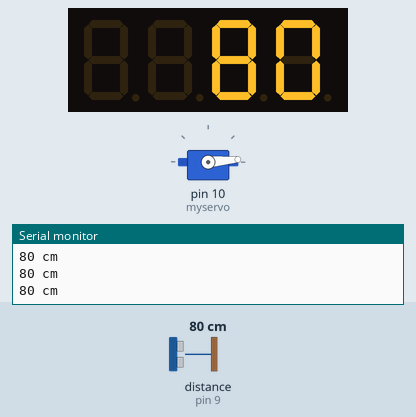
The sketch below on a simulated Arduino Uno, built with avr-gcc and run on an emulated ATmega328P. Parts: servo, 4-digit seven-segment display, the last lines printed to the serial monitor. Wiring (inferred from the names in the program): ultrasonic range finder: trigger pin 8; echo pin 9. The test bench sets the inputs (shaded band); at power-on: distance to the obstacle (sensor on pin 9) 80 cm. The echo pulse lasts 58.3 µs per cm.

Above: at 1.2 s.
1.3 s: distance to the obstacle (sensor on pin 9) set to 13 cm
At 2.2 s:
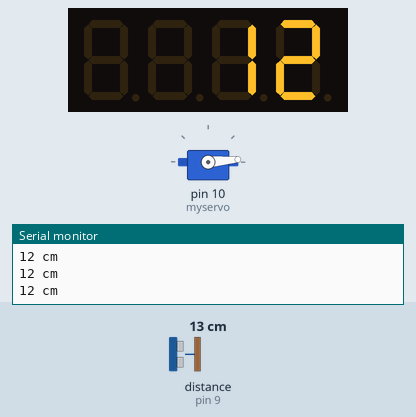
3.0 s: distance to the obstacle (sensor on pin 9) set to 10 cm
At 3.46 s:
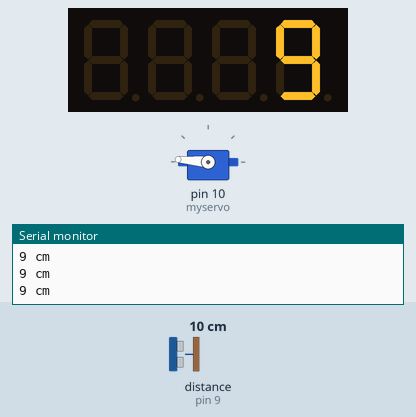
5.1 s: distance to the obstacle (sensor on pin 9) set to 250 cm
At 6.7 s:
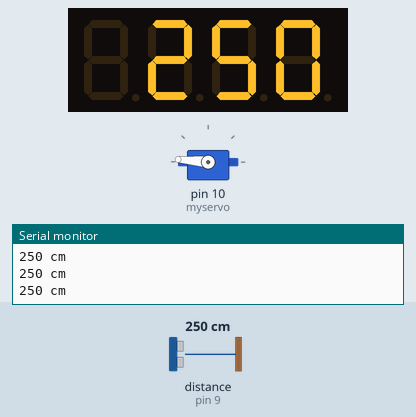
Timing chart, 0 to 8.2 s (numbered marks = the images above; inputs shaded):
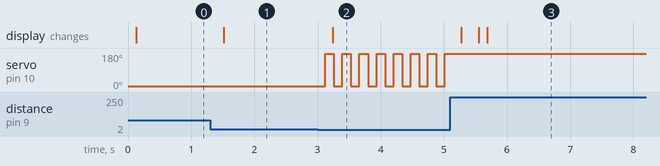

The sketch:

_123.ino
```cpp
#include <Arduino.h>
#include <TM1637Display.h>
#include <Servo.h>

#define CLK 4
#define DIO 5
Servo myservo;
int rotSpeed = 0;
TM1637Display display(CLK, DIO);

int echoPin = 9;
int trigPin = 8;
bool isOpen;
bool showCm = true;
int duration, cm;

void ultrasonicSensor() {
  digitalWrite(trigPin, LOW);
  delayMicroseconds(2);
  digitalWrite(trigPin, HIGH);
  delayMicroseconds(10);
  digitalWrite(trigPin, LOW);
  duration = pulseIn(echoPin, HIGH);
  cm = duration / 58;
}

void printResult() {
  Serial.print(cm);
  Serial.println(" cm");
  delay(100);
  if (showCm) {
    display.showNumberDec(cm, false);
  }
  else {
    display.showNumberDec(duration, false);
  }
}

void servoMotor() {
  int pos;
  if (!isOpen) {
    for (pos = 5; pos <= 175; pos += 1) { // goes from 0 degrees to 180 degrees
      // in steps of 1 degree
      myservo.write(pos);              // tell servo to go to position in variable 'pos'
      delay(rotSpeed);
      if(pos == 175){
        isOpen = true;
        return;
      }
    }

  }
  if (isOpen) {
    for (pos = 175; pos >= 5; pos -= 1) { // goes from 180 degrees to 0 degrees
      myservo.write(pos);              // tell servo to go to position in variable 'pos'
      delay(rotSpeed);
      if(pos == 5){
        isOpen = false;
        return;
      }
    }

  }
}

void setup() {

  Serial.begin (9600);
  pinMode(trigPin, OUTPUT);
  pinMode(echoPin, INPUT);
  display.setBrightness(7);
  myservo.attach(10);
  myservo.write(5);
  isOpen = false;
}
void loop() {
  ultrasonicSensor();
  if (cm > 0 && cm <= 10) {
    servoMotor();
  }
  printResult();
}
```

Measured:
- the behaviour switches between 12 and 11 cm on distance to the obstacle (sensor on pin 9) (found by bisection; images 1 and 2)
- after the input at 1.3 s, the display: changes after 0.21 s (image 1)
- after the input at 3.0 s, servo on pin 10 (myservo): alternates 175° for 0.14 s and 5° for 0.14 s, starting after 0.12 s; the display: changes after 0.24 s (image 2)
- after the input at 5.1 s, servo on pin 10 (myservo): stops changing and stays 175°; the display: changes after 0.18 s (image 3)
